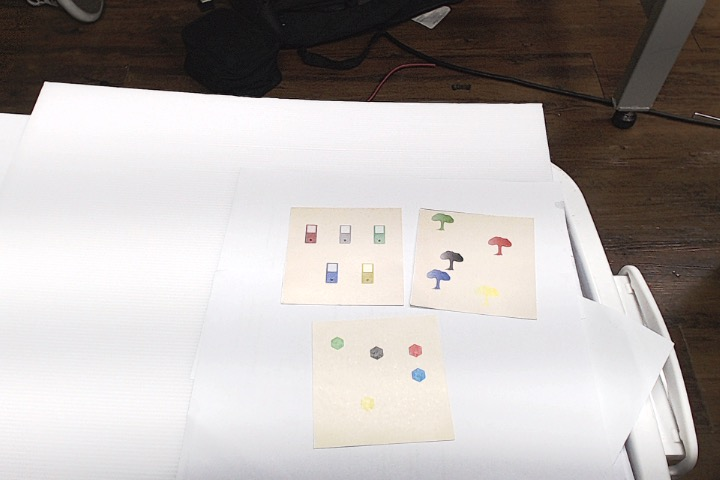
#> input picture colorTest.png, 720 x 480 px, given in place of the camera
$ python shotCap.py   (older library calls are emulated)
#> lines starting #> are read from the running program, lines starting #| are printed output that depends on the picture; after the words box and inside, x2 and y2 are one past the last pixel; in counts of white or black regions, pixels touching at a corner belong together


from __future__ import print_function
import imutils
from imutils import perspective
from imutils import contours
import numpy as np
import argparse
import imutils
import cv2
import time


cam = cv2.VideoCapture(1)
cam.set(cv2.CAP_PROP_FRAME_WIDTH, 1000)
cam.set(cv2.CAP_PROP_FRAME_HEIGHT, 760)

# cv2.namedWindow("test")


def nothing(x):  # for trackbar
    pass

img_counter = 0

cv2.namedWindow('xyPosition')
cv2.createTrackbar('X1', 'xyPosition', 0, 1022, nothing)
cv2.createTrackbar('Y1', 'xyPosition', 0, 575, nothing)
cv2.createTrackbar('X2', 'xyPosition', 0, 1022, nothing)
cv2.createTrackbar('Y2', 'xyPosition', 0, 575, nothing)
cv2.createTrackbar('X3', 'xyPosition', 0, 1022, nothing)
cv2.createTrackbar('Y3', 'xyPosition', 0, 575, nothing)
cv2.createTrackbar('X4', 'xyPosition', 0, 1022, nothing)
cv2.createTrackbar('Y4', 'xyPosition', 0, 575, nothing)

cv2.setTrackbarPos("X1", "xyPosition", 367)
cv2.setTrackbarPos("Y1", "xyPosition", 218)
cv2.setTrackbarPos("X2", "xyPosition", 672)
cv2.setTrackbarPos("Y2", "xyPosition", 213)
cv2.setTrackbarPos("X3", "xyPosition", 314)
cv2.setTrackbarPos("Y3", "xyPosition", 494)
cv2.setTrackbarPos("X4", "xyPosition", 741)
cv2.setTrackbarPos("Y4", "xyPosition", 494)

stateWork = 1

while True:
    ret, frame = cam.read()
#> frame is the input picture: shape (480, 720, 3); mean B, G, R 172.7, 174.6, 180.1
    ret, frame1 = cam.read()


    x1 = cv2.getTrackbarPos('X1', 'xyPosition')
    y1 = cv2.getTrackbarPos('Y1', 'xyPosition')
    x2 = cv2.getTrackbarPos('X2', 'xyPosition')
    y2 = cv2.getTrackbarPos('Y2', 'xyPosition')
    x3 = cv2.getTrackbarPos('X3', 'xyPosition')
    y3 = cv2.getTrackbarPos('Y3', 'xyPosition')
    x4 = cv2.getTrackbarPos('X4', 'xyPosition')
    y4 = cv2.getTrackbarPos('Y4', 'xyPosition')

    cv2.circle(frame, (x1, y1), 5, (0, 0, 255), -1)
#> frame: shape (480, 720, 3); 0.02% of pixels changed, all inside (x1, y1, x2, y2) = (362, 213, 373, 224)
    cv2.circle(frame, (x2, y2), 5, (0, 0, 255), -1)
#> frame: shape (480, 720, 3); mean B, G, R 172.6, 174.5, 180.1
    cv2.circle(frame, (x3, y3), 5, (0, 0, 255), -1)
    cv2.circle(frame, (x4, y4), 5, (0, 0, 255), -1)
    pts1 = np.float32([[x1, y1],
                       [x2, y2],
                       [x3, y3],
                       [x4, y4]])
    pts2 = np.float32([[0, 0], [500, 0], [0, 500], [500, 500]])
    matrix = cv2.getPerspectiveTransform(pts1, pts2)

    resultWarp = cv2.warpPerspective(frame1, matrix, (500, 500))


    cv2.imshow("original", frame1)
    cv2.imshow("circle", frame)
    # cv2.imshow("Warp", resultWarp)

    Gblurred = cv2.GaussianBlur(resultWarp, (5, 5), 0)
    Mblurred = cv2.medianBlur(Gblurred, 5)
    hsv_frame2 = cv2.cvtColor(Mblurred, cv2.COLOR_BGR2HSV)
#> hsv_frame2: shape (500, 500, 3); mean H, S, V 60.1, 20.3, 202.8

    # Card
    cardCount = 0
    low = np.array([0, 10, 96])
    high = np.array([25, 74, 255])
    mask = cv2.inRange(hsv_frame2, low, high)
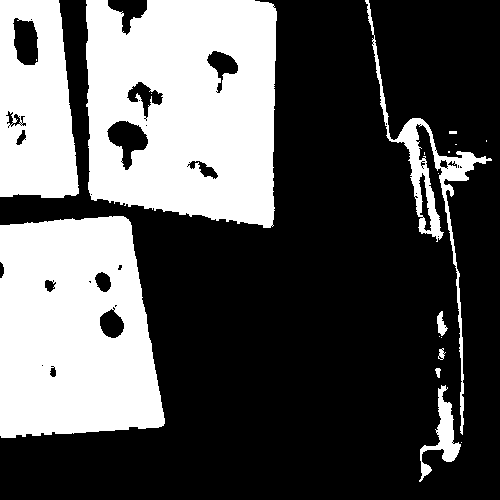
#> mask: shape (500, 500); 34.1% white; 19 white regions (10 under 20 px)
    result = cv2.bitwise_and(resultWarp, resultWarp, mask=mask)
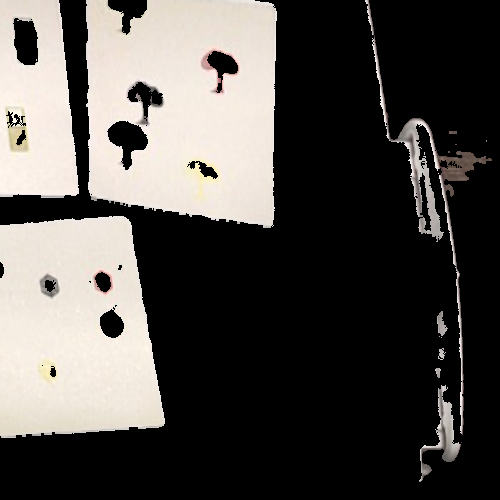
#> result: shape (500, 500, 3); mean B, G, R 73.5, 77, 80.2
    cv2.imshow("card", result)
    contoursCard, _ = cv2.findContours(
        mask, cv2.RETR_TREE, cv2.CHAIN_APPROX_NONE)
#> contoursCard = 85 contours, 60 with area under 20; largest, box (x1, y1, x2, y2) and area: (86, 0, 277, 228) 38639, (0, 216, 165, 438) 30993, (0, 0, 79, 198) 13356, (365, 0, 492, 435) 3806, (106, 120, 149, 171) 1112


    try:
        biggest_contoursCard = max(contoursCard, key=cv2.contourArea)
#> biggest_contoursCard = contour of 886 points, box (x1, y1, x2, y2) (86, 0, 277, 228), area 38639
        (x, y, w, h) = cv2.boundingRect(biggest_contoursCard)
#> x = 86; y = 0; w = 191; h = 228
        # cv2.rectangle(resultWarp, (x, y), (x+w, y+h), (0, 0, 0), 2)

        Mcard = cv2.moments(biggest_contoursCard)
#> Mcard = moments, m00 38639, centre m10/m00, m01/m00 = (183.8, 107.4)

        cardCount = 1

    except:
        cardCount = 0
        continue
    cv2.imshow("Warp", resultWarp)
    # cv2.imshow("card", result)


    if cardCount == 1 and stateWork == 1:
        time.sleep(5)
        img_name = "opencv_frame_0.png"
        cv2.imwrite(img_name, resultWarp)
        # print("{} written!".format(img_name))
        print(img_name)
        # img_counter += 1


        img1 = cv2.imread('opencv_frame_0.png')

        def order_points_old(pts):
            rect = np.zeros((4, 2), dtype="float32")

            s = pts.sum(axis=1)
            rect[0] = pts[np.argmin(s)]
            rect[2] = pts[np.argmax(s)]

            diff = np.diff(pts, axis=1)
            rect[1] = pts[np.argmin(diff)]
            rect[3] = pts[np.argmax(diff)]

            return rect

        ap = argparse.ArgumentParser()
        ap.add_argument("-n", "--new", type=int, default=-1,
                        help="whether or not the new order points should should be used")
        args = vars(ap.parse_args())

        # load our input image, convert it to grayscale, and blur it slightly
        image = cv2.imread("opencv_frame_0.png")
        gray = cv2.cvtColor(image, cv2.COLOR_BGR2GRAY)
        gray = cv2.GaussianBlur(gray, (7, 7), 0)
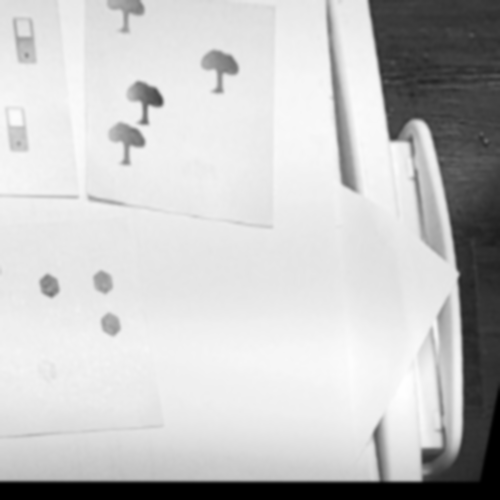
#> gray: shape (500, 500); min 0, max 254, mean 197.2

        # perform edge detection, then perform a dilation + erosion to
        # close gaps in between object edges
        edged = cv2.Canny(gray, 30, 40)
#> edged: shape (500, 500); 2.6% white in thin lines or dots
        edged = cv2.dilate(edged, None, iterations=1)
#> edged: shape (500, 500); 8.5% white; 68 white regions (5 under 20 px), largest, box (x1, y1, x2, y2) and area: (0, 290, 500, 483) 4649, (367, 0, 464, 476) 3584, (324, 0, 361, 195) 1606
        edged = cv2.erode(edged, None, iterations=1)
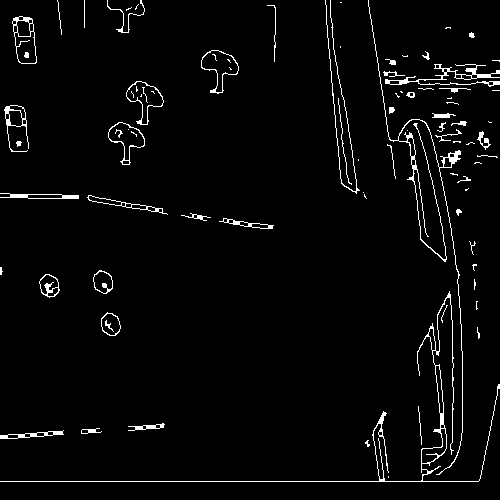
#> edged: shape (500, 500); 3.1% white in thin lines or dots
        cv2.imshow("edge", edged)

        # find contours in the edge map
        cnts = cv2.findContours(edged.copy(), cv2.RETR_EXTERNAL,
                                cv2.CHAIN_APPROX_SIMPLE)
#> cnts = 74 contours, 48 with area under 20; largest, box (x1, y1, x2, y2) and area: (0, 291, 500, 482) 909, (12, 16, 37, 64) 880, (201, 50, 239, 94) 777, (126, 81, 164, 125) 758, (108, 122, 145, 165) 732
        cnts = imutils.grab_contours(cnts)

        # sort the contours from left-to-right and initialize the bounding box
        # point colors
        (cnts, _) = contours.sort_contours(cnts)
        colors = ((0, 0, 255), (240, 0, 159), (255, 0, 0), (255, 255, 0))
        for (i, c) in enumerate(cnts):
        	# if the contour is not sufficiently large, ignore it
            # if cv2.contourArea(c) < 100:
            #     continue

            # compute the rotated bounding box of the contour, then
            # draw the contours
            box = cv2.minAreaRect(c)
            box = cv2.cv.BoxPoints(
                box) if imutils.is_cv2() else cv2.boxPoints(box)
            box = np.array(box, dtype="int")
            cv2.drawContours(image, [box], -1, (0, 255, 0), 2)

            # show the original coordinates
            print("Object #{}:".format(i + 1))
            print(box[0][0])
            print(box[0][1])
            print(box[1][0])
            print(box[1][1])
            print(box[2][0])
            print(box[2][1])
            print(box[3][0])
            print(box[3][1])

            # order the points in the contour such that they appear
            # in top-left, top-right, bottom-right, and bottom-left
            # order, then draw the outline of the rotated bounding
            # box
            rect = order_points_old(box)

            # check to see if the new method should be used for
            # ordering the coordinates
            if args["new"] > 0:
                rect = perspective.order_points(box)

            # show the re-ordered coordinates
            # print(rect.astype("int"))

            print("")

            # loop over the original points and draw them
            for ((x, y), color) in zip(rect, colors):
                cv2.circle(image, (int(x), int(y)), 5, color, -1)
#> this loop made 74 passes
#> (box, s in order_points_old, diff in order_points_old) on passes 1 to 5: ([[0, 439], [0, 434], [62, 429], [63, 434]], [439, 434, 491, 497], [439, 434, 367, 371]), ([[72, 652], [0, 481], [458, 287], [530, 458]], [724, 481, 745, 988], [580, 481, -171, -72]), ([[2, 274], [0, 274], [0, 267], [2, 267]], [276, 274, 267, 269], [272, 274, 267, 265]), ([[77, 198], [0, 197], [0, 192], [78, 194]], [275, 197, 192, 272], [121, 197, 192, 116]), ([[9, 153], [3, 105], [23, 103], [29, 150]], [162, 108, 126, 179], [144, 102, 80, 121])
#> (s in order_points_old, diff in order_points_old) on passes 30, 44: ([555, 555, 555, 555], [-171, -171, -171, -171]), ([537, 537, 537, 537], [-277, -277, -277, -277])
#> (printed output is left out)
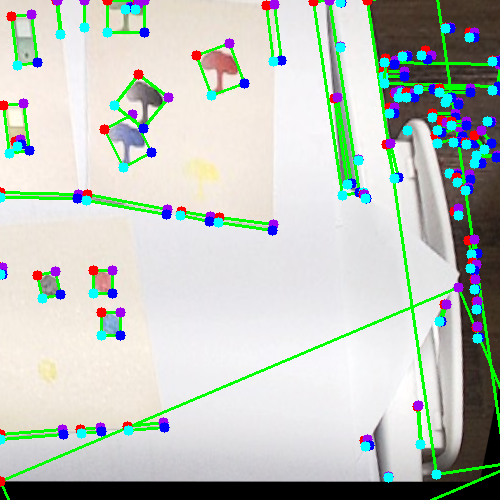
#> image: shape (500, 500, 3); mean B, G, R 188.8, 196.7, 188.7

            # draw the object num at the top-left corner
            # cv2.putText(image, "Object #{}".format(i + 1),
            #         (int(rect[0][0] - 15), int(rect[0][1] - 15)),
            #         cv2.FONT_HERSHEY_SIMPLEX, 0.55, (255, 255, 255), 2)

            # show the image

        cv2.circle(image, (box[2][0], box[2][1]), 2, (0, 0, 255), -1)
#> image: shape (500, 500, 3); 0.01% of pixels changed, all inside (x1, y1, x2, y2) = (490, 58, 495, 63)
        cv2.circle(image, (box[3][0], box[3][1]), 2, (0, 0, 255), -1)
#> image: shape (500, 500, 3); mean B, G, R 188.8, 196.7, 188.7
        cv2.circle(image, (box[1][0], box[1][1]), 2, (0, 0, 255), -1)
#> image: shape (500, 500, 3); mean B, G, R 188.8, 196.7, 188.7
        cv2.circle(image, (box[0][0], box[0][1]), 2, (0, 0, 255), -1)
#> image: shape (500, 500, 3); mean B, G, R 188.8, 196.7, 188.7
        pts1 = np.float32([[box[2][0], box[2][1]],
                            [box[3][0], box[3][1]],
                            [box[1][0], box[1][1]],
                            [box[0][0], box[0][1]]])
#> pts1 = [[492, 60], [499, 60], [492, 61], [499, 61]]
        pts2 = np.float32([[0, 0], [500, 0], [0, 500], [500, 500]])
        matrix = cv2.getPerspectiveTransform(pts1, pts2)
#> matrix = [[71.43, 5.06e-14, -35142.9], [1.9e-13, 500, -30000], [7.31e-17, -7.84e-15, 1]]

        resultCrop = cv2.warpPerspective(img1, matrix, (500, 500))
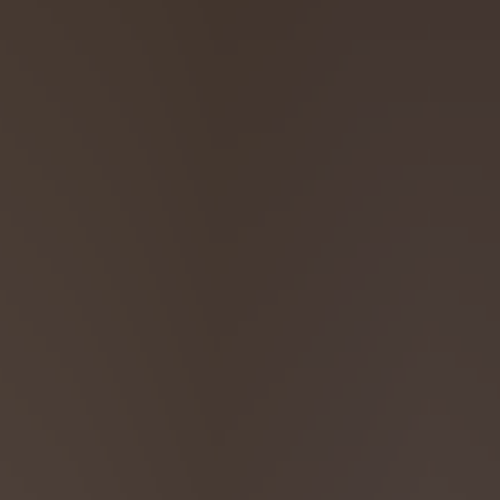
#> resultCrop: shape (500, 500, 3); mean B, G, R 50.6, 57.4, 70.2
        hsv_frame = cv2.cvtColor(resultCrop, cv2.COLOR_BGR2HSV)
#> hsv_frame: shape (500, 500, 3); mean H, S, V 10.3, 71.2, 70.2
        # ------ COLOR ------------
        # Red color
        low_red = np.array([130, 0, 0])
        high_red = np.array([180, 255, 255])
        red_mask = cv2.inRange(hsv_frame, low_red, high_red)
#> red_mask: shape (500, 500); every value is 0
        red = cv2.bitwise_and(resultCrop, resultCrop, mask=red_mask)
#> red: shape (500, 500, 3); every value is 0
        # Blue color
        low_blue = np.array([103, 34, 0])
        high_blue = np.array([169, 190, 255])
        blue_mask = cv2.inRange(hsv_frame, low_blue, high_blue)
        blue = cv2.bitwise_and(resultCrop, resultCrop, mask=blue_mask)

        # Green color
        low_green = np.array([26, 24, 42])
        high_green = np.array([97, 102, 166])
        green_mask = cv2.inRange(hsv_frame, low_green, high_green)
        green = cv2.bitwise_and(resultCrop, resultCrop, mask=green_mask)

        # Yellow color
        low_yellow = np.array([21, 49, 121])
        high_yellow = np.array([94, 178, 254])
        yellow_mask = cv2.inRange(hsv_frame, low_yellow, high_yellow)
        yellow = cv2.bitwise_and(resultCrop, resultCrop, mask=yellow_mask)

        # Black color
        low_black = np.array([14, 2, 0])
        high_black = np.array([180, 108, 107])
        black_mask = cv2.inRange(hsv_frame, low_black, high_black)
        black = cv2.bitwise_and(resultCrop, resultCrop, mask=black_mask)

        countRed = 0
        countBlue = 0
        countYellow = 0
        countGreen = 0
        countBlack = 0
        # # Contour Red
        contoursRed, _ = cv2.findContours(
            red_mask, cv2.RETR_TREE, cv2.CHAIN_APPROX_NONE)
#> contoursRed = []
        try:
            biggest_contoursRed = max(contoursRed, key=cv2.contourArea)
            (x, y, w, h) = cv2.boundingRect(biggest_contoursRed)
            cv2.rectangle(resultCrop, (x, y), (x+w, y+h), (0, 0, 255), 2)
            countRed = 1

            Mred = cv2.moments(biggest_contoursRed)
            rX = int(Mred["m10"] / Mred["m00"])
            rY = int(Mred["m01"] / Mred["m00"])
            cv2.circle(resultCrop, (rX, rY), 5, (0, 0, 255), -1)
            cv2.putText(resultCrop, 'X :' + str(rX) + " Y :" + str(rY),
                        # bottomLeftCornerOfText
                        (rX + 30, rY),
                        cv2.FONT_HERSHEY_SIMPLEX,  # font
                        0.55,                      # fontScale
                        (0, 0, 255),            # fontColor
                        1)

        # cv2.putText(resultWarp, ":" + rX, (rX - 25, rY - 25),
        #             cv2.FONT_HERSHEY_SIMPLEX, 0.5, (255, 255, 255), 2)
        except:
            pass
        contoursBlue, _ = cv2.findContours(
            blue_mask, cv2.RETR_TREE, cv2.CHAIN_APPROX_NONE)
#> contoursBlue = []
        try:
            biggest_contoursBlue = max(contoursBlue, key=cv2.contourArea)
            (x, y, w, h) = cv2.boundingRect(biggest_contoursBlue)
            cv2.rectangle(resultCrop, (x, y), (x+w, y+h), (255, 0, 0), 2)
            countBlue = 1

            Mblue = cv2.moments(biggest_contoursBlue)
            bX = int(Mblue["m10"] / Mblue["m00"])
            bY = int(Mblue["m01"] / Mblue["m00"])
            cv2.circle(resultCrop, (bX, bY), 5, (255, 0, 0), -1)
            cv2.putText(resultCrop, 'X :' + str(bX) + " Y :" + str(bY),
                        # bottomLeftCornerOfText
                        (bX + 30, bY),
                        cv2.FONT_HERSHEY_SIMPLEX,  # font
                        0.55,                      # fontScale
                        (255, 0, 0),            # fontColor
                        1)

        except:
            pass

        contoursGreen, _ = cv2.findContours(
            green_mask, cv2.RETR_TREE, cv2.CHAIN_APPROX_NONE)
#> contoursGreen = []
        try:
            biggest_contoursGreen = max(contoursGreen, key=cv2.contourArea)
            (x, y, w, h) = cv2.boundingRect(biggest_contoursGreen)
            cv2.rectangle(resultCrop, (x, y), (x+w, y+h), (0, 255, 0), 2)
            countGreen = 1

            Mgreen = cv2.moments(biggest_contoursGreen)
            gX = int(Mgreen["m10"] / Mgreen["m00"])
            gY = int(Mgreen["m01"] / Mgreen["m00"])
            cv2.circle(resultCrop, (gX, gY), 5, (0, 255, 0), -1)
            cv2.putText(resultCrop, 'X :' + str(gX) + " Y :" + str(gY),
                        # bottomLeftCornerOfText
                        (gX + 30, gY),
                        cv2.FONT_HERSHEY_SIMPLEX,  # font
                        0.55,                      # fontScale
                        (0, 255, 0),            # fontColor
                        1)

            pGx = gX*0.8
            pGy = gY*0.8
            cv2.circle(resultCrop, (pGx, pGy), 5, (0, 255, 0), -1)

        except:
            pass

        contoursYellow, _ = cv2.findContours(
            yellow_mask, cv2.RETR_TREE, cv2.CHAIN_APPROX_NONE)
#> contoursYellow = []

        try:
            biggest_contoursYellow = max(
                contoursYellow, key=cv2.contourArea)
            (x, y, w, h) = cv2.boundingRect(biggest_contoursYellow)
            cv2.rectangle(resultCrop, (x, y), (x+w, y+h), (0, 255, 255), 2)
            countYellow = 1

            Myellow = cv2.moments(biggest_contoursYellow)
            yX = int(Myellow["m10"] / Myellow["m00"])
            yY = int(Myellow["m01"] / Myellow["m00"])
            cv2.circle(resultCrop, (yX, yY), 5, (0, 255, 255), -1)
            cv2.putText(resultCrop, 'X :' + str(yX) + " Y :" + str(yY),
                        # bottomLeftCornerOfText
                        (yX + 30, yY),
                        cv2.FONT_HERSHEY_SIMPLEX,  # font
                        0.55,                      # fontScale
                        (0, 255, 255),            # fontColor
                        1)

        except:
            pass

        contoursBlack, _ = cv2.findContours(
            black_mask, cv2.RETR_TREE, cv2.CHAIN_APPROX_NONE)
#> contoursBlack = []

        try:
            biggest_contoursBlack = max(contoursBlack, key=cv2.contourArea)
            (x, y, w, h) = cv2.boundingRect(biggest_contoursBlack)
            cv2.rectangle(resultCrop, (x, y), (x+w, y+h), (0, 0, 0), 2)
            countBlack = 1

            Mblack = cv2.moments(biggest_contoursBlack)
            blX = int(Mblack["m10"] / Mblack["m00"])
            blY = int(Mblack["m01"] / Mblack["m00"])
            cv2.circle(resultCrop, (blX, blY), 5, (0, 0, 0), -1)
            cv2.putText(resultCrop, 'X :' + str(blX) + " Y :" + str(blY),
                        # bottomLeftCornerOfText
                        (blX + 30, blY),
                        cv2.FONT_HERSHEY_SIMPLEX,  # font
                        0.55,                      # fontScale
                        (0, 0, 0),            # fontColor
                        1)

        except:
            pass


        # Draw Text
        cv2.rectangle(resultCrop, (0, 0), (100, 110), (0, 0, 0), -1)
        cv2.putText(resultCrop, 'Red    :' + str(countRed),
                    (10, 20),                  # bottomLeftCornerOfText
                    cv2.FONT_HERSHEY_SIMPLEX,  # font
                    0.5,                      # fontScale
                    (0, 0, 255),            # fontColor
                    1)                        # lineType
#> resultCrop: shape (500, 500, 3); mean B, G, R 48.4, 54.8, 67.2
        cv2.putText(resultCrop, 'Yellow :' + str(countYellow),
                    (10, 40),                  # bottomLeftCornerOfText
                    cv2.FONT_HERSHEY_SIMPLEX,  # font
                    0.5,                      # fontScale
                    (0, 255, 255),            # fontColor
                    1)
        cv2.putText(resultCrop, 'Blue   :' + str(countBlue),
                    (10, 60),                  # bottomLeftCornerOfText
                    cv2.FONT_HERSHEY_SIMPLEX,  # font
                    0.5,                      # fontScale
                    (255, 238, 0),            # fontColor
                    1)
        cv2.putText(resultCrop, 'Green  :' + str(countGreen),
                    (10, 80),                  # bottomLeftCornerOfText
                    cv2.FONT_HERSHEY_SIMPLEX,  # font
                    0.5,                      # fontScale
                    (0, 255, 0),            # fontColor
                    1)
        cv2.putText(resultCrop, 'Black  :' + str(countBlack),
                    (10, 100),                  # bottomLeftCornerOfText
                    cv2.FONT_HERSHEY_SIMPLEX,  # font
                    0.5,                      # fontScale
                    (255, 255, 255),            # fontColor
                    1)
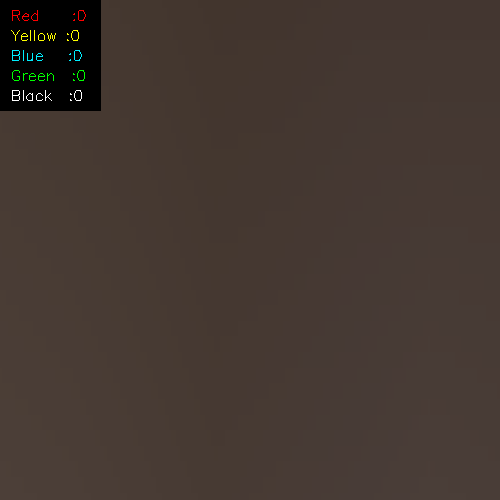
#> resultCrop: shape (500, 500, 3); mean B, G, R 48.7, 55.4, 67.5

        # [12 lines of commented-out code are left out]
        cardCount = 0
        stateWork = 0


        # SPACE pressed

        # continue

    else:
        pass
        # continue

    # if not ret:
    #     break
    k = cv2.waitKey(1)
#> (key Esc is pressed here)
    print(stateWork)

    if k % 256 == 27:
        # ESC pressed
        print("Escape hit, closing...")
        break
    elif k % 256 == 32:
        print("spacebar...")
        stateWork = 1

    #     # SPACE pressed

    #     break


    # cv2.waitKey(0)
    cv2.imshow("Image", image)
    cv2.imshow("Crop", resultCrop)
    cv2.imshow("img1", img1)


# print("finish")

cam.release()
cv2.destroyAllWindows()
